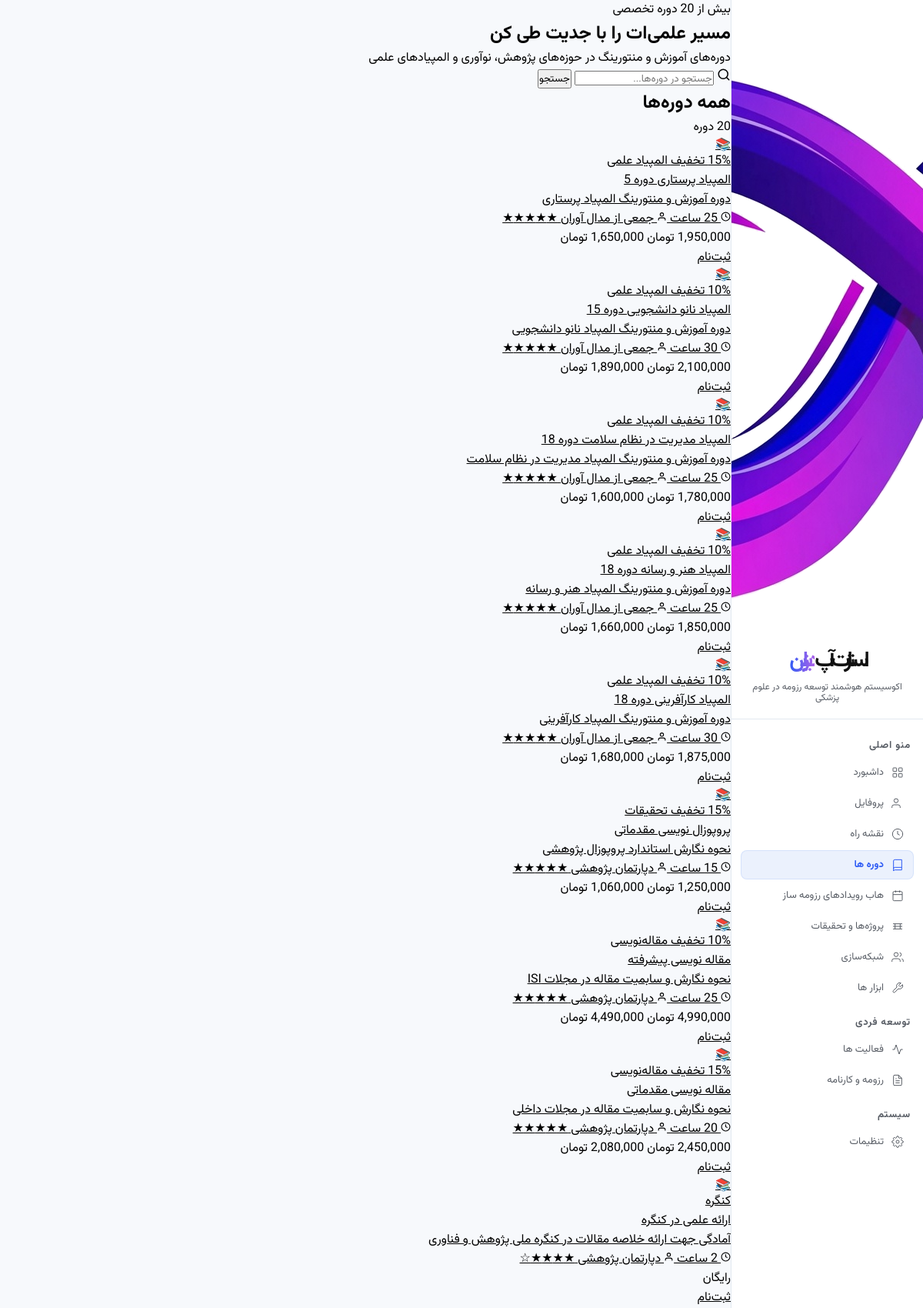
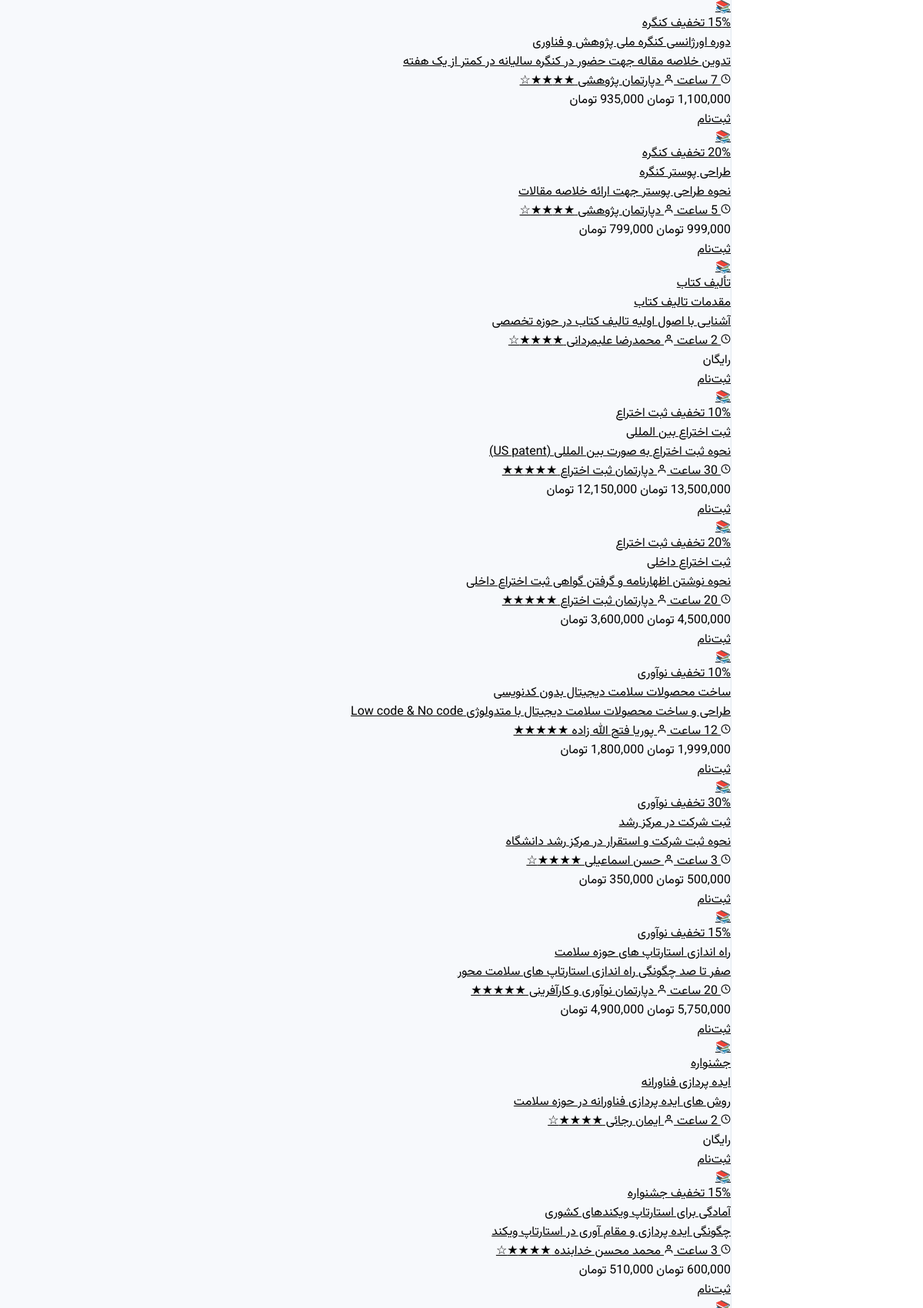
The page /course/list/ (signed in, upper part) on the database its author committed (2 pictures, top to bottom).
### course/models.py (models this page shows, shortened)
class Course(models.Model):
    course_id = models.SlugField(max_length=20, unique=True, help_text="شناسه یکتا مثل ola_001")
    title = models.CharField(max_length=200)
    category = models.ForeignKey(Category, on_delete=models.CASCADE, related_name='courses')
    short_desc = models.CharField(max_length=300, blank=True)
    long_desc = models.TextField(blank=True)
    stars = models.PositiveSmallIntegerField(default=5)
    duration = models.CharField(max_length=50, blank=True)
    main_price = models.CharField(max_length=30, blank=True)
    discount_price = models.CharField(max_length=30, blank=True)
    percentage = models.CharField(max_length=10, blank=True)
    instructor = models.CharField(max_length=100, blank=True)
    thumbnail = models.ImageField(upload_to='image_card/', blank=True, null=True)
    video_link = models.URLField(blank=True)
    active = models.BooleanField(default=True)
    created_at = models.DateTimeField(auto_now_add=True)
    updated_at = models.DateTimeField(auto_now=True)
    view_count = models.PositiveIntegerField(default=0)
    class Meta:
        ordering = ['category__order', '-created_at']
        verbose_name = 'دوره'
        verbose_name_plural = 'دوره‌ها'

class Category(models.Model):
    slug = models.SlugField(unique=True)
    name = models.CharField(max_length=100)
    order = models.PositiveSmallIntegerField(default=0)
    class Meta:
        ordering = ['order']
        verbose_name = 'دسته‌بندی'
        verbose_name_plural = 'دسته‌بندی‌ها'

### course/views.py (the view, shortened to what this page needs)
# urls.py: path('list/', views.course_list, name='list'),
def course_list(request):
    query = request.GET.get('q', '').strip()
    category_slug = request.GET.get('category', '').strip()
    courses = Course.objects.filter(active=True).select_related('category')
    if category_slug:
        courses = courses.filter(category__slug=category_slug)
    categories = (
        Category.objects
        .filter(courses__active=True)
        .distinct()
        .order_by('order')
    )
    categories = [
        {'key': cat.slug, 'label': cat.name, 'count': cat.courses.filter(active=True).count()}
        for cat in categories
    ]
    context = {
        'courses': courses,
        'query': query,
        'selected_category': category_slug,
        'categories': categories,
        'total_count': courses.count(),
    }
    return render(request, 'course/course_list.html', context)

### templates/course/course_list.html (shortened to what this page needs)
{% extends 'base.html' %}
{% load static %}
{% block content %}
<div class="">
    <section class="cs-hero-course">
        <div class="cs-hero-content">
            <span class="cs-hero-eyebrow">بیش از {{ total_count }} دوره تخصصی</span>
            <h1>مسیر علمی‌ات را با جدیت طی کن</h1>
            <p>دوره‌های آموزش و منتورینگ در حوزه‌های پژوهش، نوآوری و المپیادهای علمی</p>
            <form method="get" action="{% url 'course:list' %}" class="cs-search-wrap">
                <svg class="cs-search-icon" width="18" height="18" viewBox="0 0 24 24" fill="none" stroke="currentColor"
                    stroke-width="2" stroke-linecap="round" stroke-linejoin="round">
                    <circle cx="11" cy="11" r="8" />
                    <line x1="21" y1="21" x2="16.65" y2="16.65" />
                </svg>
                <input type="text" name="q" placeholder="جستجو در دوره‌ها..." value="{{ query }}" autocomplete="off" />
                <button type="submit">جستجو</button>
            </form>
        </div>
    </section>
    <div class="cs-page-body">
        <main>
            <div class="cs-content-head">
                <h2>
                    {% if selected_category %}
                    {% for cat in categories %}{% if cat.key == selected_category %}{{ cat.label }}{% endif %}{% endfor %}
                    {% else %}
                    همه دوره‌ها
                    {% endif %}
                </h2>
                <span class="cs-result-count">{{ total_count }} دوره</span>
            </div>
            {% if not courses %}
            <div class="cs-empty">
                <div class="cs-empty-icon">🔍</div>
                <h3>دوره‌ای یافت نشد</h3>
                <p>عبارت دیگری امتحان کنید یا دسته‌بندی را تغییر دهید.</p>
            </div>
            {% else %}
            <div class="cs-course-grid">
                {% for c in courses %}
                <article class="cs-card-course">
                    <a class="cs-card-course-a" href="{% url 'course:detail' c.course_id %}">
                        <div class="cs-card-thumb">
                            {% if c.thumbnail %}
                            <img src="{{ c.thumbnail.url }}" alt="{{ c.title }}" loading="lazy" />
                            {% else %}
                            <div class="cs-card-thumb-placeholder">📚</div>
                            {% endif %}
                            {% if c.percentage %}
                            <span class="cs-discount-badge">{{ c.percentage }}% تخفیف</span>
                            {% endif %}
                            <span class="cs-cat-badge">{{ c.category.name }}</span>
                        </div>
                        <div class="cs-card-body-course">
                            <div class="cs-card-title-course">{{ c.title }}</div>
                            <div class="cs-card-desc">{{ c.short_desc }}</div>
                            <div class="cs-card-meta">
                                <span class="cs-meta-item">
                                    <svg width="13" height="13" viewBox="0 0 24 24" fill="none" stroke="currentColor"
                                        stroke-width="2">
                                        <circle cx="12" cy="12" r="10" />
                                        <polyline points="12 6 12 12 16 14" />
                                    </svg>
                                    {{ c.duration|default:"—" }}
                                </span>
                                <span class="cs-meta-item">
                                    <svg width="13" height="13" viewBox="0 0 24 24" fill="none" stroke="currentColor"
                                        stroke-width="2">
                                        <path d="M20 21v-2a4 4 0 0 0-4-4H8a4 4 0 0 0-4 4v2" />
                                        <circle cx="12" cy="7" r="4" />
                                    </svg>
                                    {{ c.instructor }}
                                </span>
                                <span class="cs-stars" title="{{ c.stars }} از ۵">
                                    {% for i in "12345" %}{% if forloop.counter <= c.stars %}★{% else %}☆{% endif %}{% endfor %}
                                </span>
                            </div>
                        </div>
                    </a>
                    <div class="cs-card-footer">
                        <div class="cs-price-block">
                            {% if c.discount_price %}
                            {% if c.main_price %}<span class="cs-price-main">{{ c.main_price }} تومان</span>{% endif %}
                            <span class="cs-price-discount">{{ c.discount_price }} تومان</span>
                            {% elif c.main_price %}
                            <span class="cs-price-discount">{{ c.main_price }} تومان</span>
                            {% else %}
                            <span class="cs-price-free">رایگان</span>
                            {% endif %}
                        </div>
                        <a href="{% url 'course:detail' c.course_id %}" class="cs-btn-enroll">ثبت‌نام</a>
                    </div>
                </article>
                {% endfor %}
            </div>
            {% endif %}
        </main>
    </div>
</div>
{% endblock %}

### static/css/common.css (style rules this page uses)
*, *::before, *::after { box-sizing: border-box; margin: 0; padding: 0; }
html { scroll-behavior: smooth; }
:root { --gap: 26px; --gap-xs: calc(var(--gap) * 0.3); --gap-sm: calc(var(--gap) - 2px); --gap-smm: calc(var(--gap) - 6px); --gap-smmm: calc(var(--gap) - 12px); --gap-md: calc(var(--gap) * 0.75); --gap-lg: calc(var(--gap) + 2px); --gap-lgg: calc(var(--gap) + 6px); --gap-lggg: calc(var(--gap) + 12px); --gap-xl: calc(var(--gap) * 2); --gap-2xl: calc(var(--gap) * 3); --text: 8px; --text-xs: calc(var(--text) + 0px); --text-sm: calc(var(--text) + 1px); --text-base: calc(var(--text) + 2px); --text-lg: calc(var(--text) + 3px); --text-xl: calc(var(--text) + 4px); --text-2xl: calc(var(--text) + 5px); --text-3xl: calc(var(--text) + 7px); --text-4xl: calc(var(--text) + 9px); --text-5xl: calc(var(--text) + 11px); --text-6xl: calc(var(--text) + 15px); --text-7xl: calc(var(--text) + 20px); --bg-page: #eef0f5; --card: #ffffff; --card-soft: #f5f6fa; --line: #dbdada80; --bg: #F7F9FC; --white: #FFFFFF; --black: #111111; --paper: #f7f9fb; --ink: #20233F; --ink-900: #171b2e; --ink-700: #383d52; --ink-600: #5c6170; --ink-mid: #3a4a5a; --ink-400: #9498a6; --ink-200: #d7dae3; --ink-100: #eef0f5; --ink-muted: #8a9bac; --muted: #767b98; --text-1: #2D3748; --text-2: #3e4147; --text-muted: #595e66; --primary: #2f5cf5; --primary-ink: #1f3fc9; --primary-soft: #dee6ff; --primary-softer: #eef1ff; --primary-light: #EBF1FD; --primary-dark: var(--primary-ink); --primary-hover: var(--primary-ink); --accent: #7EC8C8; --accent-2: #00b89c; --accent-light: #E8F7F7; --blue: #3E63DD; --blue-soft: #7C93F5; --green: #1ea672; --green-soft: #dbf3ea; --red: #e0553f; --red-soft: #fbe2de; --red-deep: #B91C1C; --danger: #e84040; --amber: #c98a1e; --amber-soft: #faedd6; --purple: #ac63ea; --purple-deep: #5B21B6; --purple-soft: rgba(172, 99, 234, 0.12); --gold: #b8873a; --gold-soft: #f6ecda; --bg-1: #eef1ff; --bg-2: #f3eefc; --bg-card: var(--card); --card-bg: var(--card); --page-bg: var(--bg-page); --sidebar-bg: #FFFFFF; --border: #E2E8F0; --rule: #dde4ec; --radius: 10px; --radius-sm: 8px; --radius-card: 22px; --radius-lg: 26px; --radius-md: 16px; --sd-radius-lg: 20px; --sd-radius-md: 14px; --sd-radius-sm: 9px; --shadow-box: 0 2px 4px rgba(0, 0, 0, 0.05); --shadow-sm: 0 4px 10px rgba(20, 26, 46, .02); --shadow: 0 2px 8px rgba(91, 141, 239, 0.10); --shadow-md: 0 10px 30px rgba(20, 26, 46, .08); --shadow-card: 0 2px 12px rgba(47, 92, 245, .07), 0 1px 3px rgba(23, 27, 46, .06); --shadow-btn: 0 2px 8px rgba(47, 92, 245, .25); --shadow-elevated: 0 6px 24px rgba(47, 92, 245, .12), 0 2px 6px rgba(47, 92, 245, .06); --shadow-hover: 0 12px 32px rgba(47, 92, 245, .14); --shadow-lg: 0 20px 48px rgba(47, 92, 245, 0.14); --shadow-glow: 0 0 0 6px var(--primary-softer); --sd-shadow: 0 2px 12px rgba(47, 92, 245, .07); --sd-shadow-md: 0 4px 24px rgba(47, 92, 245, .11); --transition: 0.15s ease; --ease: cubic-bezier(.22, 1, .36, 1); --sd-primary: var(--primary); --sd-primary-soft: var(--primary-soft); --sd-green: var(--green); --sd-green-soft: var(--green-soft); --sd-amber: var(--amber); --sd-amber-soft: var(--amber-soft); --sd-red: var(--red); --sd-red-soft: var(--red-soft); --sd-ink-900: var(--ink-900); --sd-ink-600: var(--ink-600); --sd-ink-400: var(--ink-400); --sd-ink-200: var(--ink-200); --sd-bg: var(--bg-page); --sd-white: var(--card); }
body { background: var(--bg); color: var(--text); min-height: 100vh; display: flex; }
html, body, p, span, div, h1, td, h2, h3, h4, h5, h6, a, li, ul, ol, label, small, medium, strong, em, b, i, blockquote, q, cite, code, pre, button, input, textarea, select, option { font-family: "Vazirmatn", "Roboto", sans-serif; }
* { scrollbar-width: thin; scrollbar-color: var(--ink-200) transparent; box-sizing: border-box; }
a { color: inherit; }

### rows shown on the page
Course: percentage "15", category.name "المپیاد علمی", title "المپیاد پرستاری دوره 5", short_desc "دوره آموزش و منتورینگ المپیاد پرستاری", duration "25 ساعت", instructor "جمعی از مدال آوران"
Course: percentage "10", category.name "المپیاد علمی", title "المپیاد نانو دانشجویی دوره 15", short_desc "دوره آموزش و منتورینگ المپیاد نانو دانشجویی", duration "30 ساعت", instructor "جمعی از مدال آوران"
Course: percentage "10", category.name "المپیاد علمی", title "المپیاد مدیریت در نظام سلامت دوره 18", short_desc "دوره آموزش و منتورینگ المپیاد مدیریت در نظام سلامت", duration "25 ساعت", instructor "جمعی از مدال آوران"
Course: percentage "10", category.name "المپیاد علمی", title "المپیاد هنر و رسانه دوره 18", short_desc "دوره آموزش و منتورینگ المپیاد هنر و رسانه", duration "25 ساعت", instructor "جمعی از مدال آوران"
Course: percentage "10", category.name "المپیاد علمی", title "المپیاد کارآفرینی دوره 18", short_desc "دوره آموزش و منتورینگ المپیاد کارآفرینی", duration "30 ساعت", instructor "جمعی از مدال آوران"
Course: percentage "15", category.name "تحقیقات", title "پروپوزال نویسی مقدماتی", short_desc "نحوه نگارش استاندارد پروپوزال پژوهشی", duration "15 ساعت", instructor "دپارتمان پژوهشی"
Course: percentage "10", category.name "مقاله‌نویسی", title "مقاله نویسی پیشرفته", short_desc "نحوه نگارش و سابمیت مقاله در مجلات ISI", duration "25 ساعت", instructor "دپارتمان پژوهشی"
Course: percentage "15", category.name "مقاله‌نویسی", title "مقاله نویسی مقدماتی", short_desc "نحوه نگارش و سابمیت مقاله در مجلات داخلی", duration "20 ساعت", instructor "دپارتمان پژوهشی"
Course: category.name "کنگره", title "ارائه علمی در کنگره", short_desc "آمادگی جهت ارائه خلاصه مقالات در کنگره ملی پژوهش و فناوری", duration "2 ساعت", instructor "دپارتمان پژوهشی", stars 4 (drawn), discount_price "رایگان"
Course: percentage "15", category.name "کنگره", title "دوره اورژانسی کنگره ملی پژوهش و فناوری", short_desc "تدوین خلاصه مقاله جهت حضور در کنگره سالیانه در کمتر از یک هفته", duration "7 ساعت", instructor "دپارتمان پژوهشی", stars 4 (drawn)
Course: percentage "20", category.name "کنگره", title "طراحی پوستر کنگره", short_desc "نحوه طراحی پوستر جهت ارائه خلاصه مقالات", duration "5 ساعت", instructor "دپارتمان پژوهشی", stars 4 (drawn), main_price "999,000", discount_price "799,000"
Course: category.name "تألیف کتاب", title "مقدمات تالیف کتاب", short_desc "آشنایی با اصول اولیه تالیف کتاب در حوزه تخصصی", duration "2 ساعت", instructor "محمدرضا علیمردانی", stars 4 (drawn), discount_price "رایگان"
Course: percentage "10", category.name "ثبت اختراع", title "ثبت اختراع بین المللی", short_desc "نحوه ثبت اختراع به صورت بین المللی (US patent)", duration "30 ساعت", instructor "دپارتمان ثبت اختراع", main_price "13,500,000"
Course: percentage "20", category.name "ثبت اختراع", title "ثبت اختراع داخلی", short_desc "نحوه نوشتن اظهارنامه و گرفتن گواهی ثبت اختراع داخلی", duration "20 ساعت", instructor "دپارتمان ثبت اختراع"
Course: percentage "10", category.name "نوآوری", title "ساخت محصولات سلامت دیجیتال بدون کدنویسی", short_desc "طراحی و ساخت محصولات سلامت دیجیتال با متدولوژی Low code & No code", duration "12 ساعت", instructor "پوریا فتح الله زاده"
Course: percentage "30", category.name "نوآوری", title "ثبت شرکت در مرکز رشد", short_desc "نحوه ثبت شرکت و استقرار در مرکز رشد دانشگاه", duration "3 ساعت", instructor "حسن اسماعیلی", stars 4 (drawn), main_price "500,000"
Course: percentage "15", category.name "نوآوری", title "راه اندازی استارتاپ های حوزه سلامت", short_desc "صفر تا صد چگونگی راه اندازی استارتاپ های سلامت محور", duration "20 ساعت", instructor "دپارتمان نوآوری و کارآفرینی"
Course: category.name "جشنواره", title "ایده پردازی فناورانه", short_desc "روش های ایده پردازی فناورانه در حوزه سلامت", duration "2 ساعت", instructor "ایمان رجائی", stars 4 (drawn), discount_price "رایگان"
Course: percentage "15", category.name "جشنواره", title "آمادگی برای استارتاپ ویکندهای کشوری", short_desc "چگونگی ایده پردازی و مقام آوری در استارتاپ ویکند", duration "3 ساعت", instructor "محمد محسن خدابنده", stars 4 (drawn), main_price "600,000"

### other values the page prints
{{ total_count }} "20"
